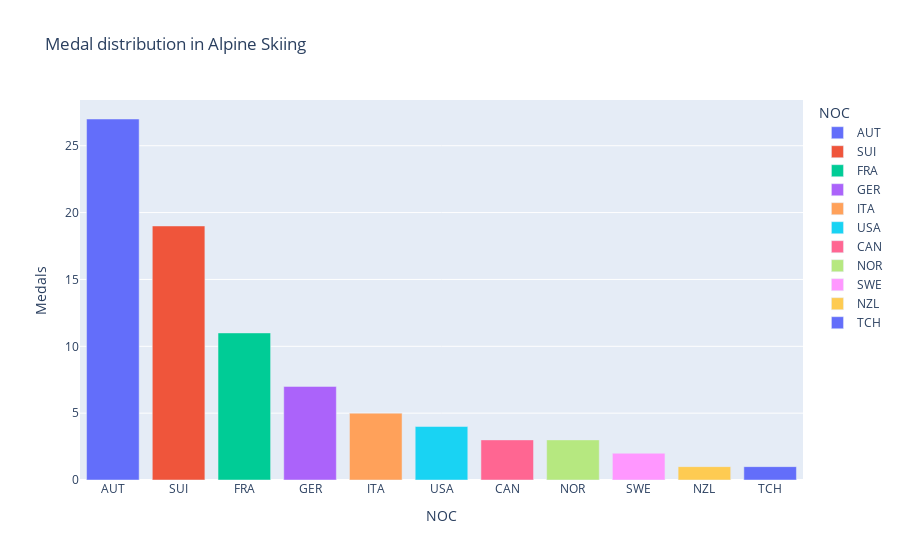

Here is the notebook cell this chart was saved with:
### Code cell
gm.medal_distribution_by_country(df, sport="Alpine Skiing") # Pass in a sport to change what sport the graph shows

### Figure 1 — Plotly figure (JSON) as saved in the notebook; plotly's stock layout.template omitted (floating-point values rounded to 4 significant figures)
{"data": [{"alignmentgroup": "True", "hovertemplate": "NOC=%{x}<br>Medals=%{y}<extra></extra>", "legendgroup": "AUT", "marker": {"color": "#636efa", "pattern": {"shape": ""}}, "name": "AUT", "offsetgroup": "AUT", "orientation": "v", "showlegend": true, "textposition": "auto", "type": "bar", "x": ["AUT"], "xaxis": "x", "y": [27], "yaxis": "y"}, {"alignmentgroup": "True", "hovertemplate": "NOC=%{x}<br>Medals=%{y}<extra></extra>", "legendgroup": "SUI", "marker": {"color": "#EF553B", "pattern": {"shape": ""}}, "name": "SUI", "offsetgroup": "SUI", "orientation": "v", "showlegend": true, "textposition": "auto", "type": "bar", "x": ["SUI"], "xaxis": "x", "y": [19], "yaxis": "y"}, {"alignmentgroup": "True", "hovertemplate": "NOC=%{x}<br>Medals=%{y}<extra></extra>", "legendgroup": "FRA", "marker": {"color": "#00cc96", "pattern": {"shape": ""}}, "name": "FRA", "offsetgroup": "FRA", "orientation": "v", "showlegend": true, "textposition": "auto", "type": "bar", "x": ["FRA"], "xaxis": "x", "y": [11], "yaxis": "y"}, {"alignmentgroup": "True", "hovertemplate": "NOC=%{x}<br>Medals=%{y}<extra></extra>", "legendgroup": "GER", "marker": {"color": "#ab63fa", "pattern": {"shape": ""}}, "name": "GER", "offsetgroup": "GER", "orientation": "v", "showlegend": true, "textposition": "auto", "type": "bar", "x": ["GER"], "xaxis": "x", "y": [7], "yaxis": "y"}, {"alignmentgroup": "True", "hovertemplate": "NOC=%{x}<br>Medals=%{y}<extra></extra>", "legendgroup": "ITA", "marker": {"color": "#FFA15A", "pattern": {"shape": ""}}, "name": "ITA", "offsetgroup": "ITA", "orientation": "v", "showlegend": true, "textposition": "auto", "type": "bar", "x": ["ITA"], "xaxis": "x", "y": [5], "yaxis": "y"}, {"alignmentgroup": "True", "hovertemplate": "NOC=%{x}<br>Medals=%{y}<extra></extra>", "legendgroup": "USA", "marker": {"color": "#19d3f3", "pattern": {"shape": ""}}, "name": "USA", "offsetgroup": "USA", "orientation": "v", "showlegend": true, "textposition": "auto", "type": "bar", "x": ["USA"], "xaxis": "x", "y": [4], "yaxis": "y"}, {"alignmentgroup": "True", "hovertemplate": "NOC=%{x}<br>Medals=%{y}<extra></extra>", "legendgroup": "CAN", "marker": {"color": "#FF6692", "pattern": {"shape": ""}}, "name": "CAN", "offsetgroup": "CAN", "orientation": "v", "showlegend": true, "textposition": "auto", "type": "bar", "x": ["CAN"], "xaxis": "x", "y": [3], "yaxis": "y"}, {"alignmentgroup": "True", "hovertemplate": "NOC=%{x}<br>Medals=%{y}<extra></extra>", "legendgroup": "NOR", "marker": {"color": "#B6E880", "pattern": {"shape": ""}}, "name": "NOR", "offsetgroup": "NOR", "orientation": "v", "showlegend": true, "textposition": "auto", "type": "bar", "x": ["NOR"], "xaxis": "x", "y": [3], "yaxis": "y"}, {"alignmentgroup": "True", "hovertemplate": "NOC=%{x}<br>Medals=%{y}<extra></extra>", "legendgroup": "SWE", "marker": {"color": "#FF97FF", "pattern": {"shape": ""}}, "name": "SWE", "offsetgroup": "SWE", "orientation": "v", "showlegend": true, "textposition": "auto", "type": "bar", "x": ["SWE"], "xaxis": "x", "y": [2], "yaxis": "y"}, {"alignmentgroup": "True", "hovertemplate": "NOC=%{x}<br>Medals=%{y}<extra></extra>", "legendgroup": "NZL", "marker": {"color": "#FECB52", "pattern": {"shape": ""}}, "name": "NZL", "offsetgroup": "NZL", "orientation": "v", "showlegend": true, "textposition": "auto", "type": "bar", "x": ["NZL"], "xaxis": "x", "y": [1], "yaxis": "y"}, {"alignmentgroup": "True", "hovertemplate": "NOC=%{x}<br>Medals=%{y}<extra></extra>", "legendgroup": "TCH", "marker": {"color": "#636efa", "pattern": {"shape": ""}}, "name": "TCH", "offsetgroup": "TCH", "orientation": "v", "showlegend": true, "textposition": "auto", "type": "bar", "x": ["TCH"], "xaxis": "x", "y": [1], "yaxis": "y"}], "layout": {"barmode": "relative", "legend": {"title": {"text": "NOC"}, "tracegroupgap": 0}, "title": {"text": "Medal distribution in Alpine Skiing"}, "xaxis": {"anchor": "y", "categoryarray": ["AUT", "SUI", "FRA", "GER", "ITA", "USA", "CAN", "NOR", "SWE", "NZL", "TCH"], "categoryorder": "array", "domain": [0, 1], "title": {"text": "NOC"}}, "yaxis": {"anchor": "x", "domain": [0, 1], "title": {"text": "Medals"}}}}
